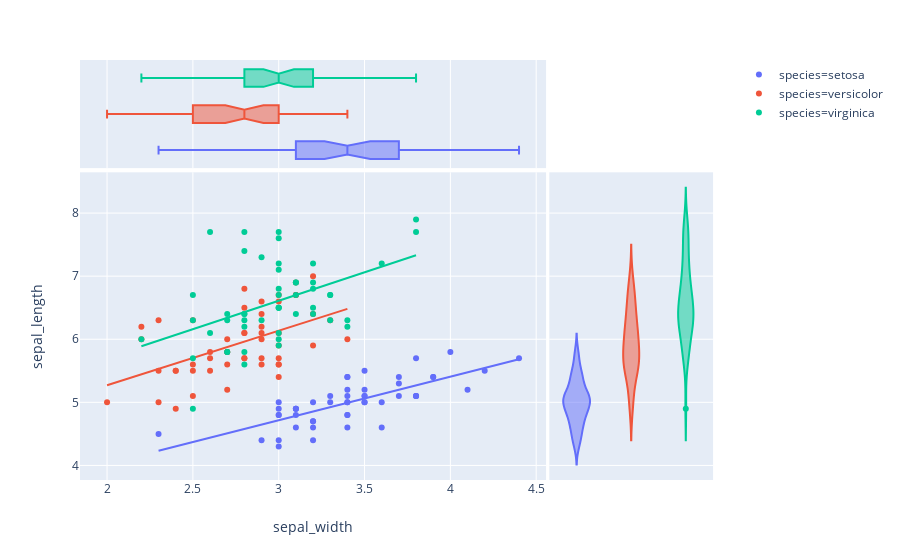

The code cell stored with this chart in its notebook:
### Code cell
fig = px.scatter(iris, x="sepal_width", y="sepal_length", color="species", marginal_y="violin",
           marginal_x="box", trendline="ols")
fig.show()

### Figure 1 — Plotly figure (JSON) as saved in the notebook; plotly's stock layout.template omitted (floating-point values rounded to 4 significant figures)
{"data": [{"hoverlabel": {"namelength": 0}, "hovertemplate": "species=setosa<br>sepal_width=%{x}<br>sepal_length=%{y}", "legendgroup": "species=setosa", "marker": {"color": "#636efa", "symbol": "circle"}, "mode": "markers", "name": "species=setosa", "showlegend": true, "type": "scatter", "x": [3.5, 3, 3.2, 3.1, 3.6, 3.9, 3.4, 3.4, 2.9, 3.1, 3.7, 3.4, 3, 3, 4, 4.4, 3.9, 3.5, 3.8, 3.8, 3.4, 3.7, 3.6, 3.3, 3.4, 3, 3.4, 3.5, 3.4, 3.2, 3.1, 3.4, 4.1, 4.2, 3.1, 3.2, 3.5, 3.1, 3, 3.4, 3.5, 2.3, 3.2, 3.5, 3.8, 3, 3.8, 3.2, 3.7, 3.3], "xaxis": "x", "y": [5.1, 4.9, 4.7, 4.6, 5, 5.4, 4.6, 5, 4.4, 4.9, 5.4, 4.8, 4.8, 4.3, 5.8, 5.7, 5.4, 5.1, 5.7, 5.1, 5.4, 5.1, 4.6, 5.1, 4.8, 5, 5, 5.2, 5.2, 4.7, 4.8, 5.4, 5.2, 5.5, 4.9, 5, 5.5, 4.9, 4.4, 5.1, 5, 4.5, 4.4, 5, 5.1, 4.8, 5.1, 4.6, 5.3, 5], "yaxis": "y"}, {"alignmentgroup": "True", "hoverlabel": {"namelength": 0}, "hovertemplate": "species=setosa<br>sepal_width=%{x}", "legendgroup": "species=setosa", "marker": {"color": "#636efa", "symbol": "circle"}, "name": "species=setosa", "notched": true, "offsetgroup": "species=setosa", "showlegend": false, "type": "box", "x": [3.5, 3, 3.2, 3.1, 3.6, 3.9, 3.4, 3.4, 2.9, 3.1, 3.7, 3.4, 3, 3, 4, 4.4, 3.9, 3.5, 3.8, 3.8, 3.4, 3.7, 3.6, 3.3, 3.4, 3, 3.4, 3.5, 3.4, 3.2, 3.1, 3.4, 4.1, 4.2, 3.1, 3.2, 3.5, 3.1, 3, 3.4, 3.5, 2.3, 3.2, 3.5, 3.8, 3, 3.8, 3.2, 3.7, 3.3], "xaxis": "x3", "yaxis": "y3"}, {"alignmentgroup": "True", "hoverlabel": {"namelength": 0}, "hovertemplate": "species=setosa<br>sepal_length=%{y}", "legendgroup": "species=setosa", "marker": {"color": "#636efa", "symbol": "circle"}, "name": "species=setosa", "offsetgroup": "species=setosa", "scalegroup": "y", "showlegend": false, "type": "violin", "xaxis": "x2", "y": [5.1, 4.9, 4.7, 4.6, 5, 5.4, 4.6, 5, 4.4, 4.9, 5.4, 4.8, 4.8, 4.3, 5.8, 5.7, 5.4, 5.1, 5.7, 5.1, 5.4, 5.1, 4.6, 5.1, 4.8, 5, 5, 5.2, 5.2, 4.7, 4.8, 5.4, 5.2, 5.5, 4.9, 5, 5.5, 4.9, 4.4, 5.1, 5, 4.5, 4.4, 5, 5.1, 4.8, 5.1, 4.6, 5.3, 5], "yaxis": "y2"}, {"hoverlabel": {"namelength": 0}, "hovertemplate": "<b>OLS trendline</b><br>sepal_length = 0.690854 * sepal_width + 2.644660<br>R<sup>2</sup>=0.557681<br><br>species=setosa<br>sepal_width=%{x}<br>sepal_length=%{y} <b>(trend)</b>", "legendgroup": "species=setosa", "marker": {"color": "#636efa", "symbol": "circle"}, "mode": "lines", "name": "species=setosa", "showlegend": false, "type": "scatter", "x": [2.3, 2.9, 3, 3, 3, 3, 3, 3, 3.1, 3.1, 3.1, 3.1, 3.1, 3.2, 3.2, 3.2, 3.2, 3.2, 3.3, 3.3, 3.4, 3.4, 3.4, 3.4, 3.4, 3.4, 3.4, 3.4, 3.4, 3.5, 3.5, 3.5, 3.5, 3.5, 3.5, 3.6, 3.6, 3.7, 3.7, 3.7, 3.8, 3.8, 3.8, 3.8, 3.9, 3.9, 4, 4.1, 4.2, 4.4], "xaxis": "x", "y": [4.234, 4.648, 4.717, 4.717, 4.717, 4.717, 4.717, 4.717, 4.786, 4.786, 4.786, 4.786, 4.786, 4.855, 4.855, 4.855, 4.855, 4.855, 4.924, 4.924, 4.994, 4.994, 4.994, 4.994, 4.994, 4.994, 4.994, 4.994, 4.994, 5.063, 5.063, 5.063, 5.063, 5.063, 5.063, 5.132, 5.132, 5.201, 5.201, 5.201, 5.27, 5.27, 5.27, 5.27, 5.339, 5.339, 5.408, 5.477, 5.546, 5.684], "yaxis": "y"}, {"hoverlabel": {"namelength": 0}, "hovertemplate": "species=versicolor<br>sepal_width=%{x}<br>sepal_length=%{y}", "legendgroup": "species=versicolor", "marker": {"color": "#EF553B", "symbol": "circle"}, "mode": "markers", "name": "species=versicolor", "showlegend": true, "type": "scatter", "x": [3.2, 3.2, 3.1, 2.3, 2.8, 2.8, 3.3, 2.4, 2.9, 2.7, 2, 3, 2.2, 2.9, 2.9, 3.1, 3, 2.7, 2.2, 2.5, 3.2, 2.8, 2.5, 2.8, 2.9, 3, 2.8, 3, 2.9, 2.6, 2.4, 2.4, 2.7, 2.7, 3, 3.4, 3.1, 2.3, 3, 2.5, 2.6, 3, 2.6, 2.3, 2.7, 3, 2.9, 2.9, 2.5, 2.8], "xaxis": "x", "y": [7, 6.4, 6.9, 5.5, 6.5, 5.7, 6.3, 4.9, 6.6, 5.2, 5, 5.9, 6, 6.1, 5.6, 6.7, 5.6, 5.8, 6.2, 5.6, 5.9, 6.1, 6.3, 6.1, 6.4, 6.6, 6.8, 6.7, 6, 5.7, 5.5, 5.5, 5.8, 6, 5.4, 6, 6.7, 6.3, 5.6, 5.5, 5.5, 6.1, 5.8, 5, 5.6, 5.7, 5.7, 6.2, 5.1, 5.7], "yaxis": "y"}, {"alignmentgroup": "True", "hoverlabel": {"namelength": 0}, "hovertemplate": "species=versicolor<br>sepal_width=%{x}", "legendgroup": "species=versicolor", "marker": {"color": "#EF553B", "symbol": "circle"}, "name": "species=versicolor", "notched": true, "offsetgroup": "species=versicolor", "showlegend": false, "type": "box", "x": [3.2, 3.2, 3.1, 2.3, 2.8, 2.8, 3.3, 2.4, 2.9, 2.7, 2, 3, 2.2, 2.9, 2.9, 3.1, 3, 2.7, 2.2, 2.5, 3.2, 2.8, 2.5, 2.8, 2.9, 3, 2.8, 3, 2.9, 2.6, 2.4, 2.4, 2.7, 2.7, 3, 3.4, 3.1, 2.3, 3, 2.5, 2.6, 3, 2.6, 2.3, 2.7, 3, 2.9, 2.9, 2.5, 2.8], "xaxis": "x3", "yaxis": "y3"}, {"alignmentgroup": "True", "hoverlabel": {"namelength": 0}, "hovertemplate": "species=versicolor<br>sepal_length=%{y}", "legendgroup": "species=versicolor", "marker": {"color": "#EF553B", "symbol": "circle"}, "name": "species=versicolor", "offsetgroup": "species=versicolor", "scalegroup": "y", "showlegend": false, "type": "violin", "xaxis": "x2", "y": [7, 6.4, 6.9, 5.5, 6.5, 5.7, 6.3, 4.9, 6.6, 5.2, 5, 5.9, 6, 6.1, 5.6, 6.7, 5.6, 5.8, 6.2, 5.6, 5.9, 6.1, 6.3, 6.1, 6.4, 6.6, 6.8, 6.7, 6, 5.7, 5.5, 5.5, 5.8, 6, 5.4, 6, 6.7, 6.3, 5.6, 5.5, 5.5, 6.1, 5.8, 5, 5.6, 5.7, 5.7, 6.2, 5.1, 5.7], "yaxis": "y2"}, {"hoverlabel": {"namelength": 0}, "hovertemplate": "<b>OLS trendline</b><br>sepal_length = 0.865078 * sepal_width + 3.539735<br>R<sup>2</sup>=0.276582<br><br>species=versicolor<br>sepal_width=%{x}<br>sepal_length=%{y} <b>(trend)</b>", "legendgroup": "species=versicolor", "marker": {"color": "#EF553B", "symbol": "circle"}, "mode": "lines", "name": "species=versicolor", "showlegend": false, "type": "scatter", "x": [2, 2.2, 2.2, 2.3, 2.3, 2.3, 2.4, 2.4, 2.4, 2.5, 2.5, 2.5, 2.5, 2.6, 2.6, 2.6, 2.7, 2.7, 2.7, 2.7, 2.7, 2.8, 2.8, 2.8, 2.8, 2.8, 2.8, 2.9, 2.9, 2.9, 2.9, 2.9, 2.9, 2.9, 3, 3, 3, 3, 3, 3, 3, 3, 3.1, 3.1, 3.1, 3.2, 3.2, 3.2, 3.3, 3.4], "xaxis": "x", "y": [5.27, 5.443, 5.443, 5.529, 5.529, 5.529, 5.616, 5.616, 5.616, 5.702, 5.702, 5.702, 5.702, 5.789, 5.789, 5.789, 5.875, 5.875, 5.875, 5.875, 5.875, 5.962, 5.962, 5.962, 5.962, 5.962, 5.962, 6.048, 6.048, 6.048, 6.048, 6.048, 6.048, 6.048, 6.135, 6.135, 6.135, 6.135, 6.135, 6.135, 6.135, 6.135, 6.221, 6.221, 6.221, 6.308, 6.308, 6.308, 6.394, 6.481], "yaxis": "y"}, {"hoverlabel": {"namelength": 0}, "hovertemplate": "species=virginica<br>sepal_width=%{x}<br>sepal_length=%{y}", "legendgroup": "species=virginica", "marker": {"color": "#00cc96", "symbol": "circle"}, "mode": "markers", "name": "species=virginica", "showlegend": true, "type": "scatter", "x": [3.3, 2.7, 3, 2.9, 3, 3, 2.5, 2.9, 2.5, 3.6, 3.2, 2.7, 3, 2.5, 2.8, 3.2, 3, 3.8, 2.6, 2.2, 3.2, 2.8, 2.8, 2.7, 3.3, 3.2, 2.8, 3, 2.8, 3, 2.8, 3.8, 2.8, 2.8, 2.6, 3, 3.4, 3.1, 3, 3.1, 3.1, 3.1, 2.7, 3.2, 3.3, 3, 2.5, 3, 3.4, 3], "xaxis": "x", "y": [6.3, 5.8, 7.1, 6.3, 6.5, 7.6, 4.9, 7.3, 6.7, 7.2, 6.5, 6.4, 6.8, 5.7, 5.8, 6.4, 6.5, 7.7, 7.7, 6, 6.9, 5.6, 7.7, 6.3, 6.7, 7.2, 6.2, 6.1, 6.4, 7.2, 7.4, 7.9, 6.4, 6.3, 6.1, 7.7, 6.3, 6.4, 6, 6.9, 6.7, 6.9, 5.8, 6.8, 6.7, 6.7, 6.3, 6.5, 6.2, 5.9], "yaxis": "y"}, {"alignmentgroup": "True", "hoverlabel": {"namelength": 0}, "hovertemplate": "species=virginica<br>sepal_width=%{x}", "legendgroup": "species=virginica", "marker": {"color": "#00cc96", "symbol": "circle"}, "name": "species=virginica", "notched": true, "offsetgroup": "species=virginica", "showlegend": false, "type": "box", "x": [3.3, 2.7, 3, 2.9, 3, 3, 2.5, 2.9, 2.5, 3.6, 3.2, 2.7, 3, 2.5, 2.8, 3.2, 3, 3.8, 2.6, 2.2, 3.2, 2.8, 2.8, 2.7, 3.3, 3.2, 2.8, 3, 2.8, 3, 2.8, 3.8, 2.8, 2.8, 2.6, 3, 3.4, 3.1, 3, 3.1, 3.1, 3.1, 2.7, 3.2, 3.3, 3, 2.5, 3, 3.4, 3], "xaxis": "x3", "yaxis": "y3"}, {"alignmentgroup": "True", "hoverlabel": {"namelength": 0}, "hovertemplate": "species=virginica<br>sepal_length=%{y}", "legendgroup": "species=virginica", "marker": {"color": "#00cc96", "symbol": "circle"}, "name": "species=virginica", "offsetgroup": "species=virginica", "scalegroup": "y", "showlegend": false, "type": "violin", "xaxis": "x2", "y": [6.3, 5.8, 7.1, 6.3, 6.5, 7.6, 4.9, 7.3, 6.7, 7.2, 6.5, 6.4, 6.8, 5.7, 5.8, 6.4, 6.5, 7.7, 7.7, 6, 6.9, 5.6, 7.7, 6.3, 6.7, 7.2, 6.2, 6.1, 6.4, 7.2, 7.4, 7.9, 6.4, 6.3, 6.1, 7.7, 6.3, 6.4, 6, 6.9, 6.7, 6.9, 5.8, 6.8, 6.7, 6.7, 6.3, 6.5, 6.2, 5.9], "yaxis": "y2"}, {"hoverlabel": {"namelength": 0}, "hovertemplate": "<b>OLS trendline</b><br>sepal_length = 0.901534 * sepal_width + 3.906836<br>R<sup>2</sup>=0.209057<br><br>species=virginica<br>sepal_width=%{x}<br>sepal_length=%{y} <b>(trend)</b>", "legendgroup": "species=virginica", "marker": {"color": "#00cc96", "symbol": "circle"}, "mode": "lines", "name": "species=virginica", "showlegend": false, "type": "scatter", "x": [2.2, 2.5, 2.5, 2.5, 2.5, 2.6, 2.6, 2.7, 2.7, 2.7, 2.7, 2.8, 2.8, 2.8, 2.8, 2.8, 2.8, 2.8, 2.8, 2.9, 2.9, 3, 3, 3, 3, 3, 3, 3, 3, 3, 3, 3, 3, 3.1, 3.1, 3.1, 3.1, 3.2, 3.2, 3.2, 3.2, 3.2, 3.3, 3.3, 3.3, 3.4, 3.4, 3.6, 3.8, 3.8], "xaxis": "x", "y": [5.89, 6.161, 6.161, 6.161, 6.161, 6.251, 6.251, 6.341, 6.341, 6.341, 6.341, 6.431, 6.431, 6.431, 6.431, 6.431, 6.431, 6.431, 6.431, 6.521, 6.521, 6.611, 6.611, 6.611, 6.611, 6.611, 6.611, 6.611, 6.611, 6.611, 6.611, 6.611, 6.611, 6.702, 6.702, 6.702, 6.702, 6.792, 6.792, 6.792, 6.792, 6.792, 6.882, 6.882, 6.882, 6.972, 6.972, 7.152, 7.333, 7.333], "yaxis": "y"}], "layout": {"autosize": true, "legend": {"tracegroupgap": 0}, "margin": {"t": 60}, "xaxis": {"anchor": "y", "autorange": true, "domain": [0, 0.7215], "range": [1.851, 4.549], "title": {"text": "sepal_width"}, "type": "linear"}, "xaxis2": {"anchor": "y2", "autorange": true, "domain": [0.7265, 0.98], "matches": "x2", "range": [-0.5, 2.5], "showgrid": false, "showticklabels": false, "type": "category"}, "xaxis3": {"anchor": "y3", "autorange": true, "domain": [0, 0.7215], "matches": "x", "range": [1.851, 4.549], "showgrid": true, "showticklabels": false, "type": "linear"}, "xaxis4": {"anchor": "y4", "domain": [0.7265, 0.98], "matches": "x2", "showgrid": false, "showticklabels": false}, "yaxis": {"anchor": "x", "autorange": true, "domain": [0, 0.7326], "range": [3.769, 8.646], "title": {"text": "sepal_length"}, "type": "linear"}, "yaxis2": {"anchor": "x2", "autorange": true, "domain": [0, 0.7326], "matches": "y", "range": [3.769, 8.646], "showgrid": true, "showticklabels": false, "type": "linear"}, "yaxis3": {"anchor": "x3", "autorange": true, "domain": [0.7426, 1], "matches": "y3", "range": [-0.5, 2.5], "showgrid": false, "showticklabels": false, "type": "category"}, "yaxis4": {"anchor": "x4", "domain": [0.7426, 1], "matches": "y3", "showgrid": true, "showticklabels": false}}}
